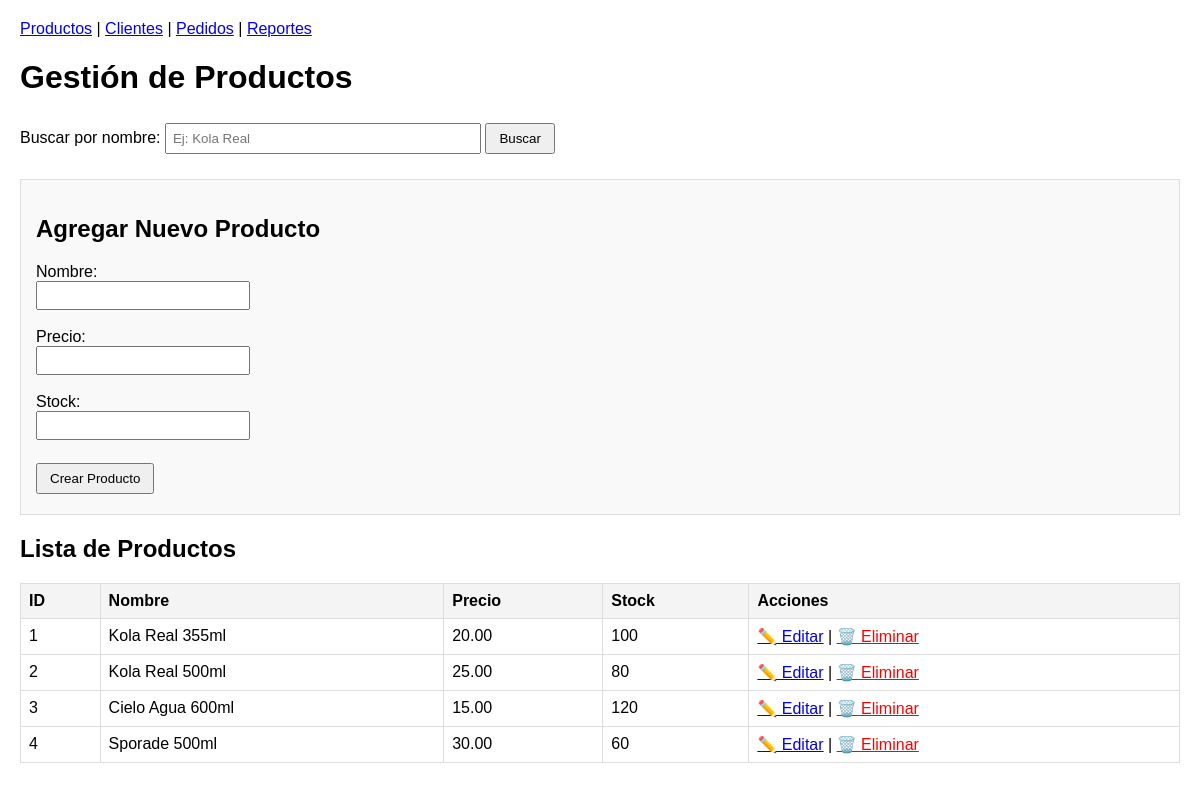
Screenshot of /api/productos.php with the database file from the repository.
### tables this page shows
CREATE TABLE productos (
  id INT AUTO_INCREMENT PRIMARY KEY,
  nombre VARCHAR(100) NOT NULL,
  precio DECIMAL(10,2) NOT NULL,
  stock INT DEFAULT 0
);

### api/productos.php (the view, shortened to what this page needs)
<?php
$host = 'localhost';
$dbname = 'bebidas_db';
$user = 'root';
$pass = '';
try {
    $pdo = new PDO("mysql:host=$host;dbname=$dbname;charset=utf8", $user, $pass);
    $pdo->setAttribute(PDO::ATTR_ERRMODE, PDO::ERRMODE_EXCEPTION);
} catch (PDOException $e) {
    die("Error de conexión: " . $e->getMessage());
}
$editar = null;
$busqueda = $_GET['busqueda'] ?? '';
if ($busqueda !== '') {
    $stmt = $pdo->prepare("SELECT * FROM productos WHERE nombre LIKE ? ORDER BY id");
    $stmt->execute(['%' . $busqueda . '%']);
} else {
    $stmt = $pdo->query("SELECT * FROM productos ORDER BY id");
}
$productos = $stmt->fetchAll(PDO::FETCH_ASSOC);
?>
<!DOCTYPE html>
<html lang="es">
<head>
</head>
<body>
<nav>
  <a href="productos.php">Productos</a> |
  <a href="clientes.php">Clientes</a> |
  <a href="pedidos.php">Pedidos</a> |
  <a href="reporte.php">Reportes</a>
</nav>
<h1>Gestión de Productos</h1>
<div class="search-box">
    <form method="GET">
        <label>
            Buscar por nombre:
            <input type="text" name="busqueda" value="<?= htmlspecialchars($busqueda) ?>" placeholder="Ej: Kola Real">
        </label>
        <button type="submit">Buscar</button>
    </form>
</div>
<div class="form-container">
    <h2><?= $editar ? 'Editar Producto' : 'Agregar Nuevo Producto' ?></h2>
    <form method="POST">
        <label>Nombre:<br>
            <input type="text" name="nombre" value="<?= $editar ? htmlspecialchars($editar['nombre']) : '' ?>" required>
        </label><br><br>
        <label>Precio:<br>
            <input type="number" step="0.01" name="precio" value="<?= $editar ? htmlspecialchars($editar['precio']) : '' ?>" min="0" required>
        </label><br><br>
        <label>Stock:<br>
            <input type="number" name="stock" value="<?= $editar ? htmlspecialchars($editar['stock']) : '' ?>" min="0" required>
        </label><br><br>
        <button type="submit" name="crear" value="1"><?= $editar ? 'Actualizar' : 'Crear Producto' ?></button>
    </form>
</div>
<h2>Lista de Productos <?= $busqueda ? "(Resultados para: " . htmlspecialchars($busqueda) . ")" : "" ?></h2>
<?php if ($productos): ?>
    <table>
        <thead>
            <tr>
                <th>ID</th>
                <th>Nombre</th>
                <th>Precio</th>
                <th>Stock</th>
                <th>Acciones</th>
            </tr>
        </thead>
        <tbody>
            <?php foreach ($productos as $p): ?>
                <tr>
                    <td><?= htmlspecialchars($p['id']) ?></td>
                    <td><?= htmlspecialchars($p['nombre']) ?></td>
                    <td><?= number_format($p['precio'], 2) ?></td>
                    <td><?= htmlspecialchars($p['stock']) ?></td>
                    <td>
                        <a href="?editar=<?= $p['id'] ?><?= $busqueda ? '&busqueda=' . urlencode($busqueda) : '' ?>">✏️ Editar</a> |
                        <a href="?eliminar=<?= $p['id'] ?><?= $busqueda ? '&busqueda=' . urlencode($busqueda) : '' ?>" onclick="return confirm('¿Eliminar este producto?')" style="color:red;">🗑️ Eliminar</a>
                    </td>
                </tr>
            <?php endforeach; ?>
        </tbody>
    </table>
<?php else: ?>
    <p>No se encontraron productos.</p>
<?php endif; ?>
</body>
</html>

### api/productos.php (style rules this page uses)
body { font-family: Arial, sans-serif; margin: 20px; }
table { border-collapse: collapse; width: 100%; margin-top: 20px; }
th, td { border: 1px solid #ddd; padding: 8px; text-align: left; }
th { background-color: #f4f4f4; }
.form-container { background: #f9f9f9; padding: 15px; margin: 20px 0; border: 1px solid #ddd; }
input[type="text"], input[type="number"] { width: 200px; padding: 5px; }
button { padding: 6px 12px; margin: 5px 0; }
.search-box { margin: 10px 0; }
.search-box input { width: 300px; padding: 6px; }

### rows the page displays
productos: id "1", nombre "Kola Real 355ml", precio "20.00", stock "100"
productos: id "2", nombre "Kola Real 500ml", precio "25.00", stock "80"
productos: id "3", nombre "Cielo Agua 600ml", precio "15.00", stock "120"
productos: id "4", nombre "Sporade 500ml", precio "30.00", stock "60"
